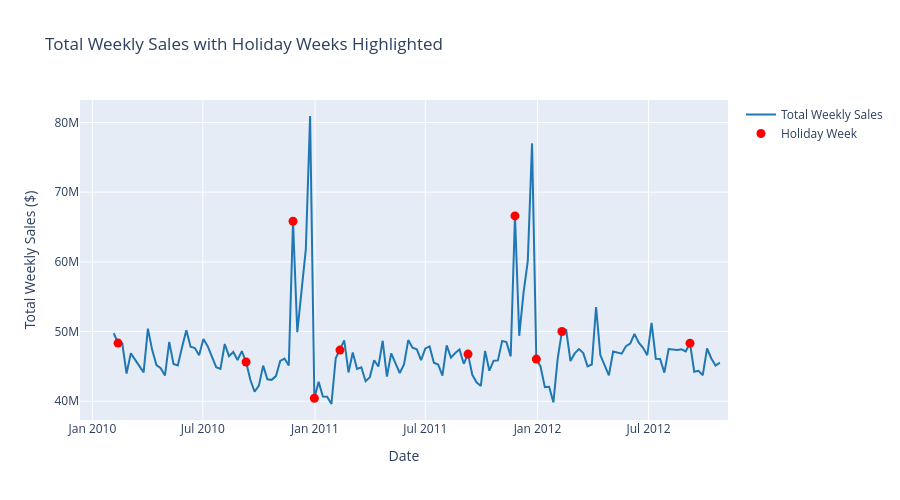

Notebook source saved alongside this figure:
### Markdown cell above
## 4. Holiday weeks highlighted on the total sales trend

### Code cell
total_weekly_df = df.groupby('Date').agg(
    Weekly_Sales=('Weekly_Sales', 'sum'),
    Holiday_Flag=('Holiday_Flag', 'max')
).reset_index()

fig = go.Figure()
fig.add_trace(go.Scatter(
    x=total_weekly_df['Date'], y=total_weekly_df['Weekly_Sales'],
    mode='lines', name='Total Weekly Sales', line=dict(color='#1f77b4')
))

holidays = total_weekly_df[total_weekly_df['Holiday_Flag'] == 1]
fig.add_trace(go.Scatter(
    x=holidays['Date'], y=holidays['Weekly_Sales'],
    mode='markers', name='Holiday Week', marker=dict(color='red', size=9)
))

fig.update_layout(title='Total Weekly Sales with Holiday Weeks Highlighted', height=500,
                   xaxis_title='Date', yaxis_title='Total Weekly Sales ($)')
fig.show()

### Figure 1 — Plotly figure (JSON) as saved in the notebook; plotly's stock layout.template omitted (floating-point values rounded to 4 significant figures; data arrays with more than 128 entries replaced by an {"elided": "..."} marker saying what was removed)
{"data": [{"line": {"color": "#1f77b4"}, "mode": "lines", "name": "Total Weekly Sales", "type": "scatter", "x": {"elided": "143 str values"}, "y": {"elided": "143 float values"}}, {"marker": {"color": "red", "size": 9}, "mode": "markers", "name": "Holiday Week", "type": "scatter", "x": ["2010-02-12T00:00:00.000000", "2010-09-10T00:00:00.000000", "2010-11-26T00:00:00.000000", "2010-12-31T00:00:00.000000", "2011-02-11T00:00:00.000000", "2011-09-09T00:00:00.000000", "2011-11-25T00:00:00.000000", "2011-12-30T00:00:00.000000", "2012-02-10T00:00:00.000000", "2012-09-07T00:00:00.000000"], "y": [48340000.0, 45630000.0, 65820000.0, 40430000.0, 47340000.0, 46760000.0, 66590000.0, 46040000.0, 50010000.0, 48330000.0]}], "layout": {"height": 500, "title": {"text": "Total Weekly Sales with Holiday Weeks Highlighted"}, "xaxis": {"title": {"text": "Date"}}, "yaxis": {"title": {"text": "Total Weekly Sales ($)"}}}}
